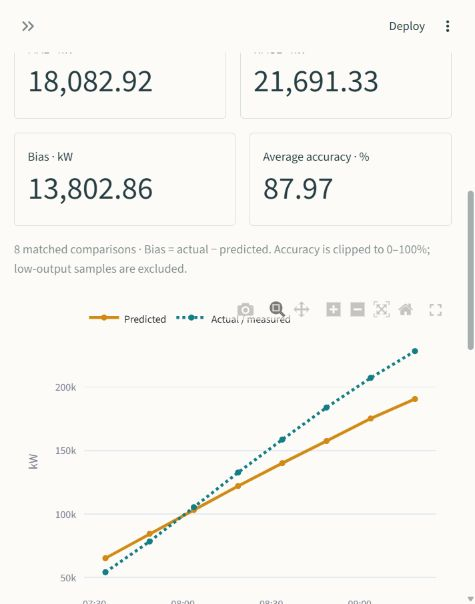
#> input picture sky_image_openmeteo_ghi_power_model_package/validation/dashboard_power.jpg, 475 x 604 px
$ python -i sky_prediction_v5_3_white_blocking_corrected.py   (imports and definitions only)   (older library calls are emulated)
#> lines starting #> are read from the running program, lines starting #| are printed output that depends on the picture; after the words box and inside, x2 and y2 are one past the last pixel; in counts of white or black regions, pixels touching at a corner belong together
from pathlib import Path
import math, zipfile, shutil, tempfile
import cv2
import numpy as np
import pandas as pd
import matplotlib.pyplot as plt
try:
    from skimage.filters import threshold_otsu
except Exception:
    threshold_otsu = None

# Deployment-safe output directory.
# Do not use /mnt/data on Streamlit Community Cloud. That path exists only in
# notebook/sandbox environments and can fail with PermissionError online.
ROOT = Path(tempfile.gettempdir()) / 'sky_prediction_streamlit_runtime'
OUT = ROOT / 'sky_prediction_outputs'
# [1 line not run here, left out]

DEFAULT_LAT = 27.54225
DEFAULT_LON = 72.471
DEFAULT_TZ = 5.5


# [27 lines left out: functions solar_cos_zenith_noaa, clear_sky_ghi_haurwitz, not called in this run]


def local_texture(gray_float: np.ndarray, kernel: int = 21) -> np.ndarray:
    local_mean = cv2.GaussianBlur(gray_float, (kernel, kernel), 0)
    local_mean_sq = cv2.GaussianBlur(gray_float * gray_float, (kernel, kernel), 0)
    return np.sqrt(np.maximum(local_mean_sq - local_mean * local_mean, 0.0))


def soft_clip(x, lo, hi):
    return np.clip((x - lo) / (hi - lo + 1e-12), 0.0, 1.0)


# [60 lines left out: functions select_ghi_columns, interpolate_series_at_time, read_actual_ghi_from_plant, not called in this run]


def cloudiness_level(index: float) -> str:
    """Human-readable class for 0-1 cloudiness / attenuation index."""
    if index < 0.25:
        return 'low'
    if index < 0.50:
        return 'moderate'
    if index < 0.75:
        return 'high'
    return 'very_high'


def describe_forecast_risk(risk_index: float) -> str:
    if risk_index < 0.25:
        return 'low_ramp_risk'
    if risk_index < 0.50:
        return 'moderate_ramp_risk'
    if risk_index < 0.75:
        return 'high_ramp_risk'
    return 'very_high_ramp_risk'


def estimate_cloud_nature(
    f_cloud_combined: float,
    blue_total: float,
    f_light_grey: float,
    f_textured_light_grey: float,
    f_smooth_light_grey: float,
    f_dark_v4: float,
    mean_texture: float,
    mean_saturation: float,
    glare_score: float,
    uniform_overcast_score: float,
    conflict_score: float,
    thick_light_grey_score: float,
    thin_light_grey_score: float,
    extreme_dense_overcast_flag: bool,
    sun_block_conflict_flag: bool,
    hazy_blue_context_flag: bool,
) -> tuple[str, str, str]:
    """Return cloud_nature, cloud_depth_proxy, and forecast_usefulness text.

    These are descriptive labels derived only from image features. They are not
    meteorological ceilometer labels; they are intended for forecasting features.
    """
    if extreme_dense_overcast_flag or (thick_light_grey_score > 0.35 and f_light_grey > 0.45):
        return (
            'thick_smooth_light_grey_overcast',
            'thick_low_transmission',
            'useful_for_low_GHI_and_low_short_term_recovery_flag'
        )
    if uniform_overcast_score > 0.55:
        return (
            'uniform_layered_overcast',
            'moderate_to_thick_layer',
            'useful_for_persistent_low_to_medium_GHI_flag'
        )
    if sun_block_conflict_flag or conflict_score > 0.35:
        return (
            'patchy_cloud_with_probable_sun_blocking',
            'spatially_variable_sun_path_blockage',
            'useful_for_ramp_risk_and_sun_region_weighting'
        )
    if f_dark_v4 > 0.25:
        return (
            'dark_convective_or_rain_cloud',
            'thick_dark_cloud',
            'useful_for_strong_GHI_drop_warning'
        )
    if hazy_blue_context_flag or (glare_score > 0.35 and blue_total > 0.25):
        return (
            'hazy_blue_sun_glare_transmissive_cloud',
            'thin_to_moderate_transmissive_cloud',
            'useful_for_high_diffuse_or_cloud_edge_enhancement_flag'
        )
    if f_textured_light_grey > 0.20 or thin_light_grey_score > 0.20:
        return (
            'textured_light_grey_broken_cloud',
            'thin_to_moderate_broken_cloud',
            'useful_for_cloud_motion_and_short_term_ramp_tracking'
        )
    if f_cloud_combined < 0.35 and blue_total > 0.35:
        return (
            'scattered_shallow_cumulus_or_mostly_open_sky',
            'shallow_scattered_cloud',
            'useful_for_high_CSI_but_local_cloud_shadow_tracking'
        )
    if f_cloud_combined < 0.70:
        return (
            'broken_patchy_mixed_cloud',
            'moderate_patchy_cloud',
            'useful_for_cloud_motion_vector_forecasting'
        )
    if f_smooth_light_grey > 0.25 or (f_light_grey > 0.35 and mean_saturation < 0.12):
        return (
            'light_grey_overcast_or_multilayer_cloud',
            'ambiguous_thin_vs_thick_light_grey_cloud',
            'low_confidence_without_sequence_or_plant_feedback'
        )

    return (
        'mixed_cloud_field',
        'ambiguous_mixed_depth',
        'use_as_general_cloudiness_feature'
    )


def describe_1km_cloud_field(
    cloud_nature: str,
    cloud_depth_proxy: str,
    f_cloud_combined: float,
    blue_total: float,
    f_light_grey: float,
    f_textured_light_grey: float,
    f_smooth_light_grey: float,
    f_dark_v4: float,
    f_bright_v4: float,
    glare_score: float,
    uniform_overcast_score: float,
    conflict_score: float,
    cloudiness_index: float,
    ramp_risk_index: float,
    predicted_csi: float,
    true_clear_blue_fraction: float | None = None,
    blue_tinted_cloud_fraction: float | None = None,
    display_bright_cloud_fraction: float | None = None,
    display_dark_cloud_fraction: float | None = None,
    display_cloud_fraction: float | None = None,
) -> tuple[str, str, str, str, str]:
    """Convert image factors into wording for an assumed 1 km × 1 km sky cell.

    This is not a direct satellite 1 km retrieval. It assumes the camera view is
    representative of the local 1 km × 1 km area around the plant/camera.
    """
    cloud_pct = 100.0 * float(np.clip(f_cloud_combined, 0, 1))
    # If display-friendly fractions are supplied, prefer them for wording.
    open_pct = 100.0 * float(np.clip(true_clear_blue_fraction if true_clear_blue_fraction is not None else blue_total, 0, 1))
    blue_tinted_pct = 100.0 * float(np.clip(blue_tinted_cloud_fraction if blue_tinted_cloud_fraction is not None else 0.0, 0, 1))
    grey_pct = 100.0 * float(np.clip(f_light_grey, 0, 1))
    smooth_grey_pct = 100.0 * float(np.clip(f_smooth_light_grey, 0, 1))
    textured_grey_pct = 100.0 * float(np.clip(f_textured_light_grey, 0, 1))
    dark_pct = 100.0 * float(np.clip(display_dark_cloud_fraction if display_dark_cloud_fraction is not None else f_dark_v4, 0, 1))
    bright_pct = 100.0 * float(np.clip(display_bright_cloud_fraction if display_bright_cloud_fraction is not None else f_bright_v4, 0, 1))
    visual_cloud_pct = 100.0 * float(np.clip(display_cloud_fraction if display_cloud_fraction is not None else max(f_cloud_combined, f_bright_v4 + f_dark_v4), 0, 1))

    distribution = (
        f"Approximate 1 km cell composition: about {visual_cloud_pct:.0f}% of the scene looks cloud-affected and about "
        f"{open_pct:.0f}% looks like true clear-blue sky. Within the cloud-affected part, around "
        f"{blue_tinted_pct:.0f}% of the total scene appears as blue-tinted cloud, around "
        f"{grey_pct:.0f}% appears as light-grey cloud (smooth {smooth_grey_pct:.0f}%, textured {textured_grey_pct:.0f}%), "
        f"around {bright_pct:.0f}% appears as bright/white cloud, and around {dark_pct:.0f}% appears as dark cloud. "
        f"In simple words, much of the scene may look bluish to the camera, but only the true clear-blue part should be treated as open sky."
    )

    assumption = (
        "1 km × 1 km wording assumes this ground sky image represents the local "
        "sky cell around the camera/plant; it is a descriptive cloud-field label, "
        "not a direct satellite 1 km product."
    )

    # Choose the dominant field type and wording.
    if 'thick_smooth_light_grey' in cloud_nature or (f_smooth_light_grey > 0.55 and predicted_csi < 0.25):
        field_type = 'dominant thick smooth light-grey overcast layer'
        impact = (
            "Most of the 1 km cell is likely covered by a smooth, optically thick, "
            "light-grey stratiform cloud deck. Direct sunlight is strongly blocked; "
            "GHI is expected to remain low and spatially uniform unless a cloud edge enters the cell."
        )
        forecast_note = (
            "Useful for low-GHI persistence forecasting. Ramp risk is usually low inside the cell, "
            "but can become high at the boundary of this overcast deck."
        )
    elif 'uniform_layered_overcast' in cloud_nature:
        field_type = 'continuous layered overcast field'
        impact = (
            "The 1 km cell is likely dominated by a layered overcast sheet. The cloud is not necessarily dark, "
            "but the continuous cover reduces the direct beam and keeps CSI in a low-to-medium range."
        )
        forecast_note = (
            "Useful for persistence and slow-recovery forecasting; cloud motion is less important than layer thinning/thickening."
        )
    elif 'dark_convective' in cloud_nature:
        field_type = 'dark convective or rain-bearing cloud patch'
        impact = (
            "A dense dark cloud portion is likely present inside the 1 km cell. It can produce strong local shading, "
            "rapid GHI drops, and possible rain-cloud attenuation."
        )
        forecast_note = (
            "Use this as a high-priority ramp-down warning feature; track cloud edge movement frame-to-frame."
        )
    elif 'sun_blocking' in cloud_nature or conflict_score > 0.35:
        field_type = 'broken patchy cloud with probable sun-path blocking'
        impact = (
            "The 1 km cell likely contains mixed blue/open regions and cloud patches, but the sun path is probably obstructed. "
            "This creates large spatial variability: some parts may receive sun while the plant sensor can remain shaded."
        )
        forecast_note = (
            "High value for short-term ramp forecasting; use image sequence/cloud-motion vectors to see if the sun-blocking patch moves away."
        )
    elif 'hazy_blue' in cloud_nature:
        field_type = 'hazy-blue transmissive cloud or thin veil cloud field'
        impact = (
            "The 1 km cell likely has thin/hazy cloud or cloud-edge glare with significant transmission. "
            "Diffuse irradiance may be high, and CSI can remain moderate to high despite visible cloud."
        )
        forecast_note = (
            "Watch for cloud-edge enhancement and fast changes near the sun region; confidence improves with fixed exposure and image sequence."
        )
    elif 'textured_light_grey' in cloud_nature or f_textured_light_grey > 0.20:
        field_type = 'textured broken light-grey cloud field'
        impact = (
            "The 1 km cell likely contains broken stratocumulus/altocumulus-like light-grey cloud elements. "
            "Transmission is mixed: cloud gaps and thin patches can allow moderate GHI, while thicker patches create local dips."
        )
        forecast_note = (
            "Good candidate for cloud-motion-vector forecasting because edges and texture can be tracked between frames."
        )
    elif 'scattered_shallow' in cloud_nature or (f_cloud_combined < 0.35 and blue_total > 0.35):
        field_type = 'scattered shallow cumulus with mostly open sky'
        impact = (
            "The 1 km cell is mostly open sky with small shallow cloud patches. GHI should generally be high, "
            "but brief local dips are possible if a small cloud crosses the sun."
        )
        forecast_note = (
            "Use for high-CSI forecasting with localized shadow tracking; ramp risk depends on cloud speed and sun-region crossing."
        )
    elif f_light_grey > 0.35:
        field_type = 'ambiguous light-grey multilayer cloud field'
        impact = (
            "The 1 km cell is dominated by light-grey cloud. From RGB alone, this can be thin transmissive cloud or thick low-transmission cloud, "
            "so the irradiance impact is uncertain without image sequence or plant feedback."
        )
        forecast_note = (
            "Mark as low-confidence for CSI; future model should learn this class from plant-derived CSI targets."
        )
    else:
        field_type = 'mixed cloud field'
        impact = (
            "The 1 km cell appears to contain a mixed cloud field with no single dominant class. "
            "GHI impact depends strongly on whether the sun-region portion is covered."
        )
        forecast_note = (
            "Use all image features plus previous GHI trend for forecasting; single-image confidence is limited."
        )

    # Add a compact severity phrase.
    if cloudiness_index >= 0.75:
        severity = 'Overall cloudiness impact is high.'
    elif cloudiness_index >= 0.50:
        severity = 'Overall cloudiness impact is moderate.'
    else:
        severity = 'Overall cloudiness impact is low to moderate.'
    if ramp_risk_index >= 0.60:
        severity += ' Short-term ramp risk is high because the scene is patchy/textured or sun-region-sensitive.'
    elif ramp_risk_index >= 0.35:
        severity += ' Short-term ramp risk is moderate.'
    else:
        severity += ' Short-term ramp risk is low for the current frame.'

    impact = impact + ' ' + severity
    return field_type, distribution, impact, forecast_note, assumption


def analyse_image_versions(image_path: str, timestamp_local=None, lat=DEFAULT_LAT, lon=DEFAULT_LON, tz=DEFAULT_TZ):
#> called with lat = 27.54, lon = 72.47, tz = 5.5
    img_bgr = cv2.imread(str(image_path))
#> img_bgr is the input picture: shape (604, 475, 3); mean B, G, R 242.4, 246.6, 247.3
    if img_bgr is None:
        raise FileNotFoundError(image_path)

    h, w = img_bgr.shape[:2]
    img_rgb = cv2.cvtColor(img_bgr, cv2.COLOR_BGR2RGB)
    hsv = cv2.cvtColor(img_bgr, cv2.COLOR_BGR2HSV)
#> hsv: shape (604, 475, 3); mean H, S, V 28.9, 6.7, 247.9

    R = img_rgb[:, :, 0].astype(np.float32)
    G = img_rgb[:, :, 1].astype(np.float32)
    B = img_rgb[:, :, 2].astype(np.float32)
    H = hsv[:, :, 0].astype(np.float32)
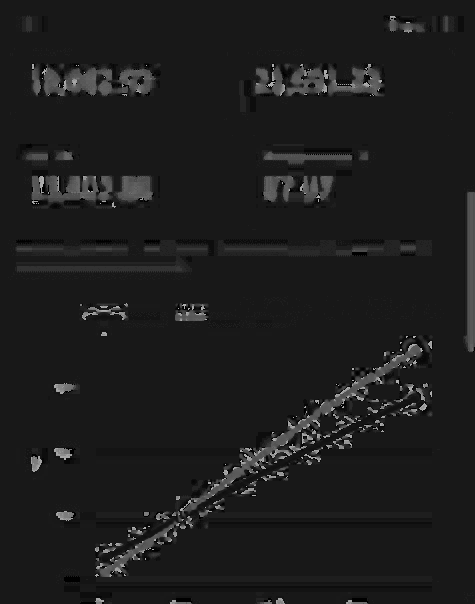
#> H: shape (604, 475) float32; min 0, max 179, mean 28.9
    S = hsv[:, :, 1].astype(np.float32) / 255.0
    V = hsv[:, :, 2].astype(np.float32) / 255.0

    # Remove screenshot/video progress bar and very dark non-sky objects.
    analysis_area = np.ones((h, w), dtype=bool)
    analysis_area[int(0.955 * h):, :] = False
    valid_sky = (V > 0.08) & analysis_area
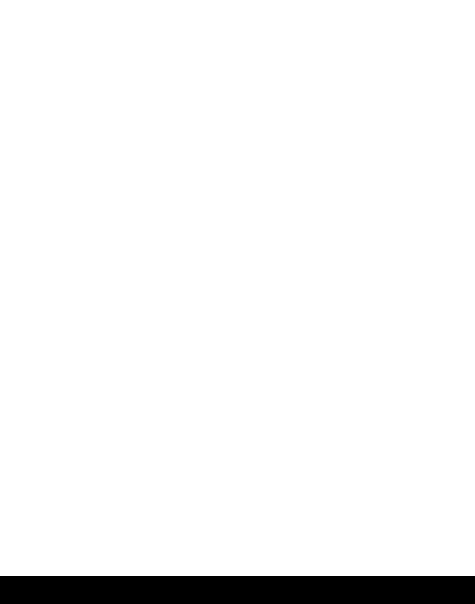
#> valid_sky: shape (604, 475) bool; 95.4% white; 1 black region, box (x1, y1, x2, y2) and area: (0, 576, 475, 604) 13300
    n_sky = int(valid_sky.sum())
#> n_sky = 273600
    if n_sky == 0:
        raise ValueError('No valid sky pixels detected')

    gray = cv2.cvtColor(img_bgr, cv2.COLOR_BGR2GRAY).astype(np.float32) / 255.0
    tex = local_texture(gray)
#> in local_texture, `return np.sqrt(np.maximum(local_mean_sq - local_mean * local_mean, 0.0))`:
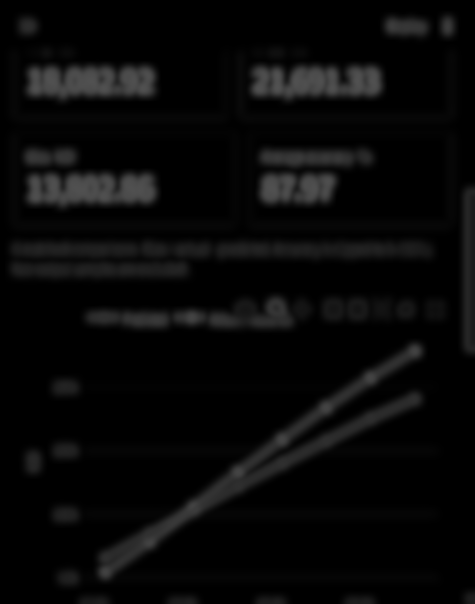
#> returned value: shape (604, 475) float32; min 0, max 0.323, mean 0.0344
    lap = cv2.Laplacian(gray, cv2.CV_32F)

    rbr = (R + 1.0) / (B + 1.0)
    brr = (B + 1.0) / (R + 1.0)
    nbd = (B - R) / (B + R + 1.0)
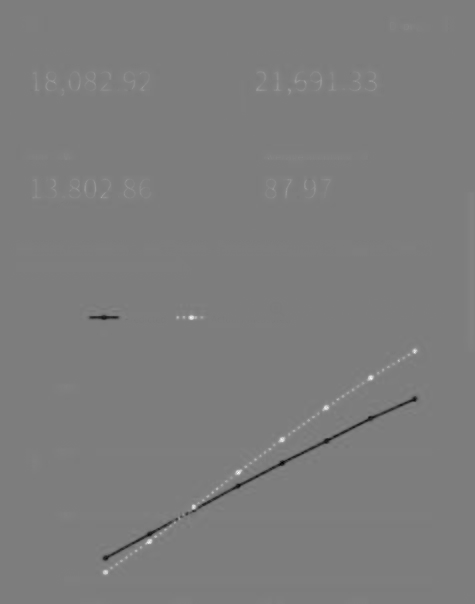
#> nbd: shape (604, 475) float32; min -0.985, max 0.992, mean -0.00997; drawn with min black and max white
    nbg = (B - G) / (B + G + 1.0)
    norm_blue = B / (R + G + B + 1.0)
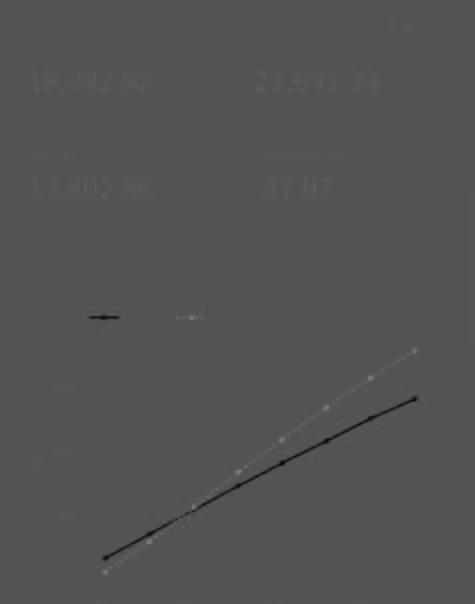
#> norm_blue: shape (604, 475) float32; min 0.00304, max 0.502, mean 0.329
    grayness = np.std(np.stack([R, G, B], axis=-1), axis=-1) / (np.mean(np.stack([R, G, B], axis=-1), axis=-1) + 1.0)

    mean_brightness = float(V[valid_sky].mean())
#> mean_brightness = 0.972
    mean_saturation = float(S[valid_sky].mean())
#> mean_saturation = 0.0265
    mean_texture = float(tex[valid_sky].mean())
#> mean_texture = 0.0352
    lap_var = float(np.var(lap[valid_sky]))
#> lap_var = 0.0159
    mean_rbr = float(rbr[valid_sky].mean())
#> mean_rbr = 1.03
    mean_brr = float(brr[valid_sky].mean())
#> mean_brr = 0.984
    mean_norm_blue = float(norm_blue[valid_sky].mean())
#> mean_norm_blue = 0.329
    brightness_p10 = float(np.percentile(V[valid_sky], 10))
#> brightness_p10 = 0.98
    brightness_p90 = float(np.percentile(V[valid_sky], 90))
#> brightness_p90 = 0.992
    brightness_spread = brightness_p90 - brightness_p10
#> brightness_spread = 0.0118

    hue_blue_conf = np.clip(1.0 - np.abs(H - 105.0) / 35.0, 0.0, 1.0)

    # V1: original hard RGB/HSV rule.
    clear_v1 = valid_sky & (B > 1.05 * R) & (B > 1.02 * G) & (S > 0.18) & (V > 0.25)
#> clear_v1: shape (604, 475) bool; 0.09% white in thin lines or dots, all inside (x1, y1, x2, y2) = (36, 74, 414, 575)
    dark_v1 = valid_sky & (~clear_v1) & (V < 0.50)
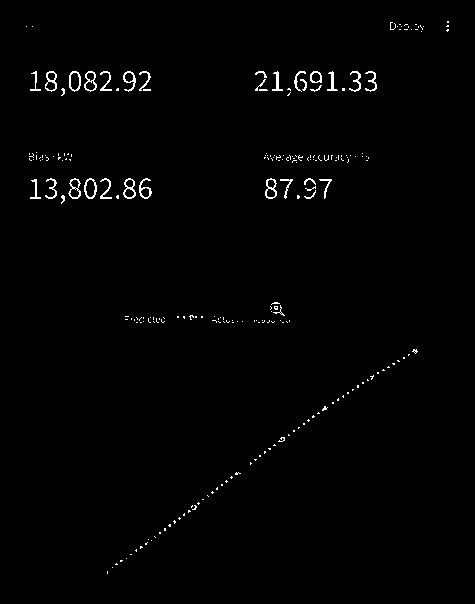
#> dark_v1: shape (604, 475) bool; 1% white in thin lines or dots, all inside (x1, y1, x2, y2) = (26, 21, 449, 574)
    bright_v1 = valid_sky & (~clear_v1) & (~dark_v1)
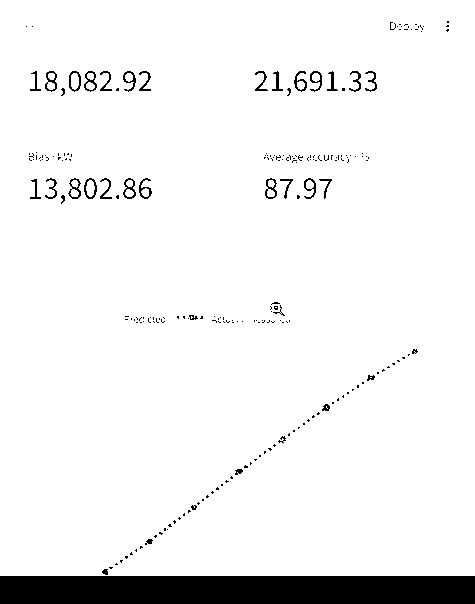
#> bright_v1: shape (604, 475) bool; 94.2% white; 230 black regions (194 under 20 px), largest, box (x1, y1, x2, y2) and area: (0, 576, 475, 604) 13300, (123, 178, 136, 199) 105, (45, 71, 57, 92) 103
    f_clear_v1 = float(clear_v1.sum() / n_sky)
#> f_clear_v1 = 0.000939
    f_dark_v1 = float(dark_v1.sum() / n_sky)
#> f_dark_v1 = 0.0109
#> (the rest of the program and of its run is left out)
